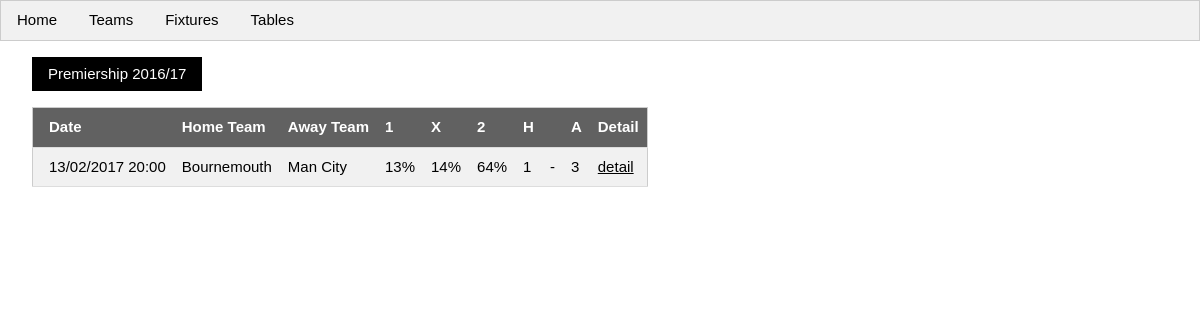
Page /football/ on the committed database.
### football/models.py (models this page shows, shortened)
class League(models.Model):
    division = models.ForeignKey(Division)
    active = models.BooleanField(default=False)
    name = models.CharField(max_length=200)
    start_date = models.DateTimeField(default=timezone.now)
    def __str__(self):
        return self.name

class Match(models.Model):
    division = models.ForeignKey(Division)
    date = models.DateTimeField('match date')
    home_team = ChainedForeignKey(
            Team,
            chained_field="division",
            chained_model_field="division",
            show_all=False,
            related_name='home_team')
    away_team = ChainedForeignKey(
            Team,
            chained_field="division",
            chained_model_field="division",
            show_all=False,
            related_name='away_team')
    fthg = models.IntegerField(blank=True, null=True)
    ftag = models.IntegerField(blank=True, null=True)
    ftr = models.CharField(max_length=1, blank=True, default="")
    home_win = models.FloatField(default = 0)
    draw = models.FloatField(default=0)
    away_win = models.FloatField(default=0)
    pfthg = models.FloatField(default=0)
    pftag = models.FloatField(default=0)
    completed = models.BooleanField(default=False)
    under = models.FloatField(default=0)
    over = models.FloatField(default=0)
    class Meta:
        verbose_name_plural = "Matches"
        unique_together = ["date", "home_team", "away_team"]

class Team(models.Model):
    name = models.CharField(max_length=200, unique=True)
    betfair_name = models.CharField(max_length=200, default="")
    division = models.ForeignKey(Division)
    fthg = models.IntegerField(default=0)
    ftag = models.IntegerField(default=0)
    fthgc = models.IntegerField(default=0)
    ftagc = models.IntegerField(default=0)
    home_attack_strength = models.FloatField(default=0)
    home_defense_strength = models.FloatField(default=0)
    away_attack_strength = models.FloatField(default=0)
    away_defense_strength = models.FloatField(default=0)
    record = models.CharField(max_length=10, default="")

### football/views.py (the view)
# urls.py: url(r'^fixtures/(?P<division_id>[0-9]+)/$',
def fixtures(request, division_id=Division.objects.first().id):
    leagues = League.objects.filter(active=True)
    name = leagues.get(division__id=division_id)
    fixtures = Match.objects.filter(
            completed=False,
            division__id=division_id,
        ).order_by(
            'date',
            'home_team__name'
        )
    return render(request, 'football/fixtures.html', {
        'fixtures'  : fixtures,
        'leagues' : leagues,
        'name': name,
        'historical_display' : False,
    })

### football/templates/football/fixtures.html (shortened to what this page needs)
{% extends "football/base.html" %}
{% block content %}
{% if not historical_display %}
<div class="w3-container">
    <div class="w3-dropdown-hover ">
        <button class="w3-btn">{{ name }}</button>
    </div>
</div>
{% endif %}
{% if not historical_display %}
<div class="w3-container w3-layout-cell w3-padding-16">
    {% else %}
<div class="w3-container w3-layout-cell ">
    {% endif %}
    <table class="w3-table-all">
        <tr class="w3-dark-grey">
            <th>Date</th>
            <th>Home Team</th>
            <th>Away Team</th>
            <th>1</th>
            <th>X</th>
            <th>2</th>
            <th>H</th>
            <th></th>
            <th>A</th>
            <th>Detail</th>
        </tr>
        {% for m in fixtures %}
        <tr class="w3-hover-grey">
            <td>{{ m.date|date:"d/m/Y H:i" }}</td>
            <td>{{ m.home_team.name }}</td>
            <td>{{ m.away_team.name }}</td>
            <td>{{ m.home_win|floatformat:"0" }}%</td>
            <td>{{ m.draw|floatformat:"0" }}%</td>
            <td>{{ m.away_win|floatformat:"0" }}%</td>
            <td>{{ m.pfthg|floatformat:"0" }}</td>
            <td> - </td>
            <td>{{ m.pftag|floatformat:"0" }}</td>
            <td><a href="{% url 'football:match' m.id %}">detail</a></td>
        </tr>
        {% endfor %}
    </table>
</div>
{% endblock %}

### football/static/football/w3.css (style rules this page uses)
*,*:before,*:after { box-sizing:inherit }
html { -ms-text-size-adjust:100%;-webkit-text-size-adjust:100% }
body { margin:0 }
a { background-color:transparent;-webkit-text-decoration-skip:objects }
button,input,select,textarea { font:inherit;margin:0 }
button,input { overflow:visible }
button,select { text-transform:none }
button,html [type=button],[type=reset],[type=submit] { -webkit-appearance:button }
html,body { font-family:Verdana,sans-serif;font-size:15px;line-height:1.5 }
html { overflow-x:hidden }
a { color:inherit }
.w3-table,.w3-table-all { border-collapse:collapse;border-spacing:0;width:100%;display:table }
.w3-table-all { border:1px solid #ccc }
.w3-bordered tr,.w3-table-all tr { border-bottom:1px solid #ddd }
.w3-table-all tr:nth-child(odd) { background-color:#fff }
.w3-table-all tr:nth-child(even) { background-color:#f1f1f1 }
.w3-table td,.w3-table th,.w3-table-all td,.w3-table-all th { padding:8px 8px;display:table-cell;text-align:left;vertical-align:top }
.w3-table th:first-child,.w3-table td:first-child,.w3-table-all th:first-child,.w3-table-all td:first-child { padding-left:16px }
.w3-btn,.w3-btn-block { border:none;display:inline-block;outline:0;padding:6px 16px;vertical-align:middle;overflow:hidden;text-decoration:none!important;color:#fff;background-color:#000;text-align:center;cursor:pointer;white-space:nowrap }
.w3-btn,.w3-btn-floating,.w3-btn-floating-large,.w3-closenav,.w3-opennav,.w3-btn-block { -webkit-touch-callout:none;-webkit-user-select:none;-khtml-user-select:none;-moz-user-select:none;-ms-user-select:none;user-select:none }
.w3-btn,.w3-btn-floating,.w3-dropnav a,.w3-btn-floating-large,.w3-btn-block, .w3-navbar a,.w3-navblock a,.w3-sidenav a,.w3-pagination li a,.w3-hoverable tbody tr,.w3-hoverable li, .w3-accordion-content a,.w3-dropdown-content a,.w3-dropdown-click:hover,.w3-dropdown-hover:hover,.w3-opennav,.w3-closenav,.w3-closebtn,*[class*="w3-hover-"] { -webkit-transition:background-color .25s,color .15s,box-shadow .25s,opacity 0.25s,filter 0.25s,border 0.15s;transition:background-color .25s,color .15s,box-shadow .15s,opacity .25s,filter .25s,border .15s }
.w3-dropdown-click,.w3-dropdown-hover { position:relative;display:inline-block;cursor:pointer }
.w3-container:after,.w3-container:before,.w3-panel:after,.w3-panel:before,.w3-row:after,.w3-row:before,.w3-row-padding:after,.w3-row-padding:before,.w3-topnav:after,.w3-topnav:before,.w3-clear:after,.w3-clear:before,.w3-btn-group:before,.w3-btn-group:after,.w3-btn-bar:before,.w3-btn-bar:after { content:"";display:table;clear:both }
.w3-layout-cell,.w3-layout-col { display:table-cell }
.w3-padding-16 { padding-top:16px!important;padding-bottom:16px!important }
.w3-container { padding:0.01em 16px }
.w3-dark-grey,.w3-hover-dark-grey:hover,.w3-dark-gray,.w3-hover-dark-gray:hover { color:#fff!important;background-color:#616161!important }

### rows in the picture
League: name "Premiership 2016/17"
Match: date "13/02/2017 20:00", home_team.name "Bournemouth", away_team.name "Man City", home_win "13", draw "14", away_win "64", pfthg "1", pftag "3"
